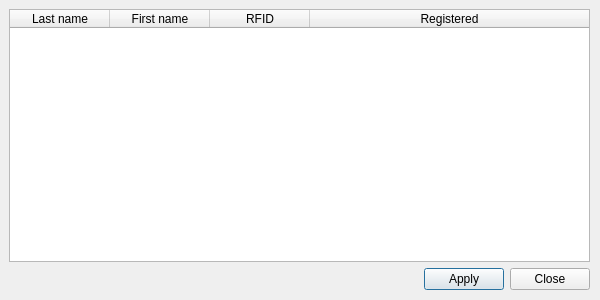
<?xml version="1.0" encoding="UTF-8"?>
<ui version="4.0">
 <class>Dialog</class>
 <widget class="QDialog" name="Dialog">
  <property name="geometry">
   <rect>
    <x>0</x>
    <y>0</y>
    <width>600</width>
    <height>300</height>
   </rect>
  </property>
  <property name="windowTitle">
   <string>Dialog</string>
  </property>
  <widget class="QWidget" name="verticalLayoutWidget">
   <property name="geometry">
    <rect>
     <x>9</x>
     <y>9</y>
     <width>581</width>
     <height>281</height>
    </rect>
   </property>
   <layout class="QVBoxLayout" name="mainLayout">
    <item>
     <widget class="QTableWidget" name="tableCoaches">
      <property name="sizePolicy">
       <sizepolicy hsizetype="Expanding" vsizetype="Expanding">
        <horstretch>0</horstretch>
        <verstretch>0</verstretch>
       </sizepolicy>
      </property>
      <attribute name="horizontalHeaderMinimumSectionSize">
       <number>60</number>
      </attribute>
      <attribute name="horizontalHeaderStretchLastSection">
       <bool>true</bool>
      </attribute>
      <column>
       <property name="text">
        <string>Last name</string>
       </property>
      </column>
      <column>
       <property name="text">
        <string>First name</string>
       </property>
      </column>
      <column>
       <property name="text">
        <string>RFID</string>
       </property>
      </column>
      <column>
       <property name="text">
        <string>Registered</string>
       </property>
      </column>
     </widget>
    </item>
    <item>
     <layout class="QHBoxLayout" name="horizontalLayout">
      <item>
       <spacer name="horizontalSpacer">
        <property name="orientation">
         <enum>Qt::Horizontal</enum>
        </property>
        <property name="sizeHint" stdset="0">
         <size>
          <width>40</width>
          <height>20</height>
         </size>
        </property>
       </spacer>
      </item>
      <item>
       <widget class="QPushButton" name="buttonApply">
        <property name="text">
         <string>Apply</string>
        </property>
       </widget>
      </item>
      <item>
       <widget class="QPushButton" name="buttonClose">
        <property name="text">
         <string>Close</string>
        </property>
       </widget>
      </item>
     </layout>
    </item>
   </layout>
  </widget>
 </widget>
 <resources/>
 <connections/>
</ui>
